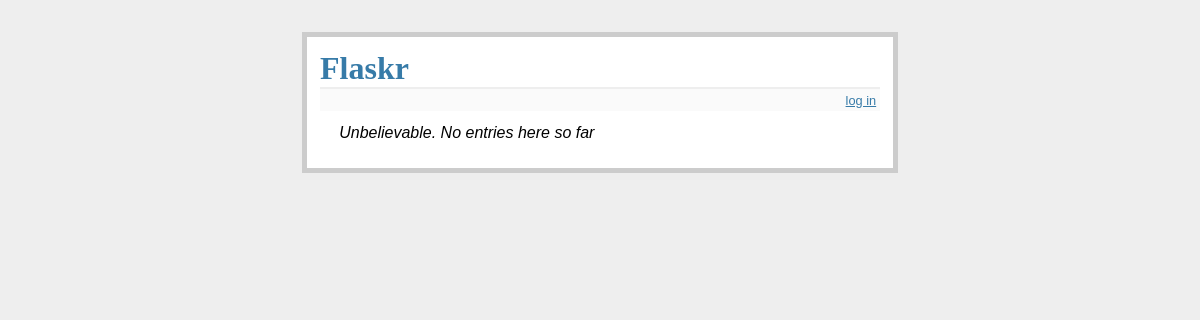
Before: / with the older database file.
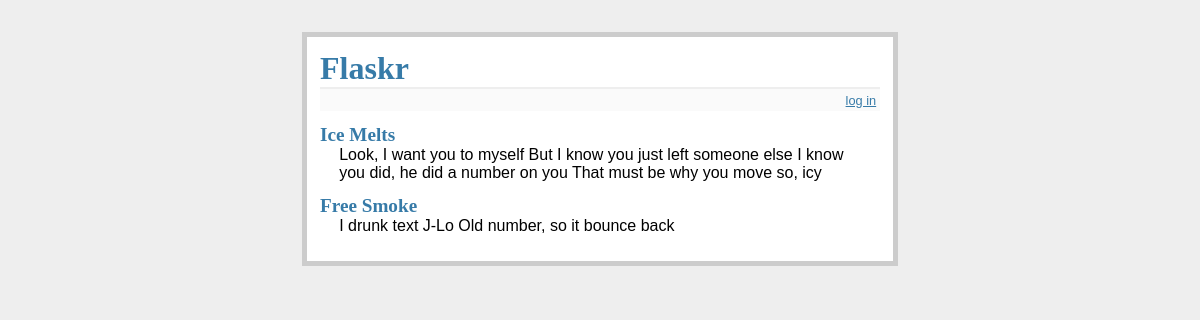
After: the same page with the newer database file.
### tables this page shows
CREATE TABLE entries (
  id integer primary key autoincrement,
  title text not null,
  'text' text not null
);

### flaskr.py (the view)
@app.route('/')
def show_entries():
  db = get_db()
  cur = db.execute('select title, text from entries order by id desc')
  entries = cur.fetchall()
  return render_template('show_entries.html', entries=entries)

### flaskr.py (called while the page is built)
def connect_db():
  rv = sqlite3.connect(app.config['DATABASE'])
  rv.row_factory = sqlite3.Row
  return rv

def get_db():
  if not hasattr(g, 'sqlite_db'):
    g.sqlite_db = connect_db()
  return g.sqlite_db

### templates/show_entries.html (shortened to what this page needs)
{% extends "layout.html" %}
{% block body %}
  <ul class=entries>
    {% for entry in entries %}
      <li><h2>{{ entry.title }}</h2>{{ entry.text|safe }}
    {% else %}
      <li><em>Unbelievable. No entries here so far</em>
    {% endfor %}
  </ul>
{% endblock %}

### templates/layout.html (shortened to what this page needs)
<!doctype html>
<link rel=stylesheet type=text/css href="{{ url_for('static', filename='style.css') }}">
<div class=page>
  <h1>Flaskr</h1>
  <div class=metanav>
    {% if not session.logged_in %}
      <a href="{{ url_for('login') }}">log in</a>
    {% else %}
      <a href="{{ url_for('logout') }}">log out</a>
    {% endif %}
  </div>
  {% block body %}{% endblock %}
</div>

### static/style.css (style rules this page uses)
a, h1, h2 { color: #377ba8; }
h1, h2 { font-family: 'Georgia', serif; margin: 0; }
h1 { border-bottom: 2px solid #eee; }
h2 { font-size: 1.2em; }
.page { margin: 2em auto; width: 35em; border: 5px solid #ccc; padding: 0.8em; background: white; }
.entries { list-style: none; margin: 0; padding: 0; }
.entries li { margin: 0.8em 1.2em; }
.entries li h2 { margin-left: -1em; }
.metanav { text-align: right; font-size: 0.8em; padding: 0.3em; margin-bottom: 1em; background: #fafafa; }

Changed rows visible on the page:
added entries: title "Ice Melts", text "Look, I want you to myself But I know you just left someone else I know you did, he did a number on you That must be why you move so, icy"
added entries: title "Free Smoke", text "I drunk text J-Lo Old number, so it bounce back"
Other visible differences:
text no longer shown: "Unbelievable. No entries here so far"
